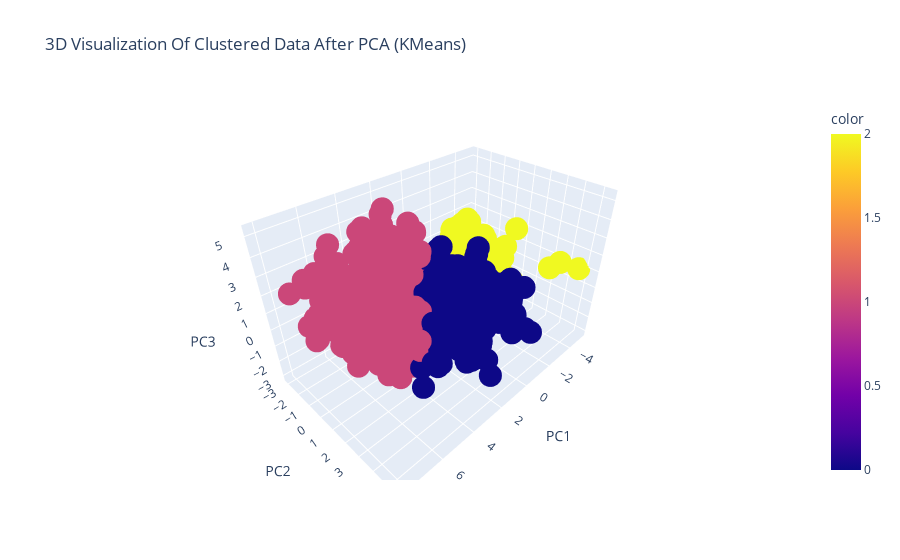

This figure's notebook cell:
### Code cell
# 3D interactive scatter plot
fig = px.scatter_3d(
    pca_df,
    x='PC1',
    y='PC2',
    z='PC3',
    color=y_kmeans,
    title='3D Visualization Of Clustered Data After PCA (KMeans)',
)

fig.update_layout(
    scene=dict(
        xaxis_title='PC1',
        yaxis_title='PC2',
        zaxis_title='PC3'
    )
)

fig.show()

### Figure 1 — Plotly figure (JSON) as saved in the notebook; plotly's stock layout.template omitted (floating-point values rounded to 4 significant figures; data arrays with more than 128 entries replaced by an {"elided": "..."} marker saying what was removed)
{"data": [{"hovertemplate": "PC1=%{x}<br>PC2=%{y}<br>PC3=%{z}<br>color=%{marker.color}<extra></extra>", "legendgroup": "", "marker": {"color": {"elided": "2205 int values"}, "coloraxis": "coloraxis", "symbol": "circle"}, "mode": "markers", "name": "", "scene": "scene", "showlegend": false, "type": "scatter3d", "x": {"elided": "2205 float values"}, "y": {"elided": "2205 float values"}, "z": {"elided": "2205 float values"}}], "layout": {"coloraxis": {"colorbar": {"title": {"text": "color"}}, "colorscale": [[0, "#0d0887"], [0.1111, "#46039f"], [0.2222, "#7201a8"], [0.3333, "#9c179e"], [0.4444, "#bd3786"], [0.5556, "#d8576b"], [0.6667, "#ed7953"], [0.7778, "#fb9f3a"], [0.8889, "#fdca26"], [1, "#f0f921"]]}, "legend": {"tracegroupgap": 0}, "scene": {"domain": {"x": [0, 1], "y": [0, 1]}, "xaxis": {"title": {"text": "PC1"}}, "yaxis": {"title": {"text": "PC2"}}, "zaxis": {"title": {"text": "PC3"}}}, "title": {"text": "3D Visualization Of Clustered Data After PCA (KMeans)"}}}
